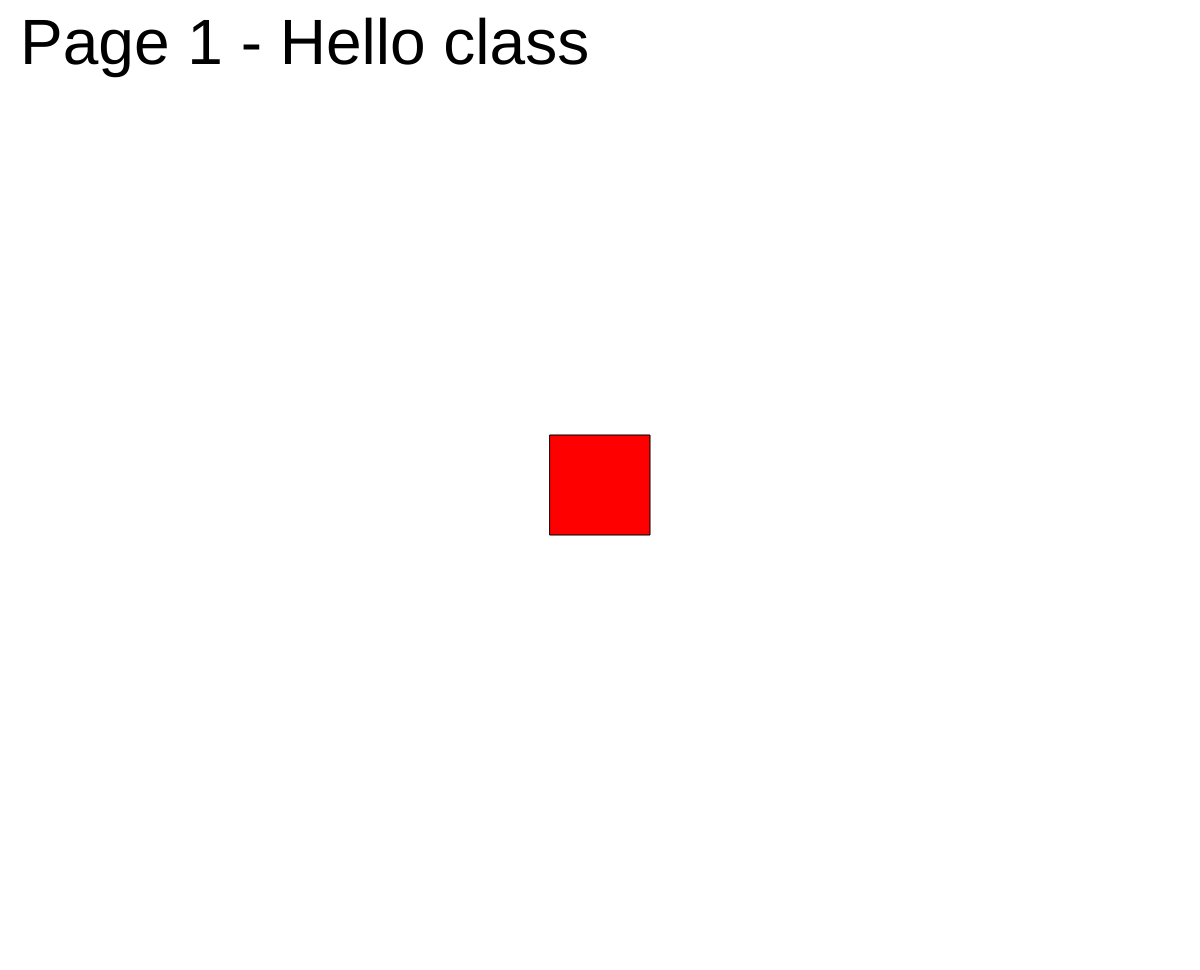
Frame 1 (no input)
Frame 60 (no input): identical to frame 1, image omitted
Frame 120 (the mouse pressed at the canvas centre since frame 60): identical to frame 1, image omitted

The p5.js sketch that drew this single still picture (run headless with seeded random() and noise() and a simulated clock; from frame 60 on, the mouse is pressed at the canvas centre):

// p5.js sketch
// ── sketch.js
// https://editor.p5js.org/jht9629-nyu/sketches/7cvx3OfmW
// pages - mouseClicked event to next page

let page = 1;
let lastPage = 3;

function setup() {
  createCanvas(windowWidth, windowHeight - 30);

  createDiv("Click the mouse to advance to next page");
}

function draw() {
  background(255);
  // drawHeader();
  if (page == 1) {
    drawPage1();
  }
  if (page == 2) {
    drawPage2();
  }
  if (page == 3) {
    drawPage3();
  }
  drawHeader();
}

function mouseClicked() {
  page = page + 1;
  if (page > lastPage) {
    page = 1;
  }
}

function drawHeader() {
  fill("black");
  textSize(64);
  text("Page " + page + " - Hello class", 20, 64);
}

function drawPage1() {
  fill("red");
  let x0 = width / 2;
  let y0 = height / 2;
  rect(x0 - 50, y0 - 50, 100, 100);
}

function drawPage2() {
  fill("green");
  let x0 = width / 2;
  let y0 = height / 2;
  circle(x0, y0, width);
}

function drawPage3() {
  fill("gold");
  let x0 = width / 2;
  let y0 = height / 2;
  let x1 = x0 - 100;
  let y1 = y0 + 100;
  let x2 = x0 + 100;
  let y2 = y1;
  let x3 = x0;
  let y3 = y0 - 100;
  triangle(x1, y1, x2, y2, x3, y3);
}

// TRY: fix last page bug
// TRY: code page3
// TRY: remix with knock-knock joke

// https://editor.p5js.org/jht9629-nyu/sketches/ZR8mNfmUZ
// pages - mousePressed to next page

// https://p5js.org/reference/p5/mousePressed/
